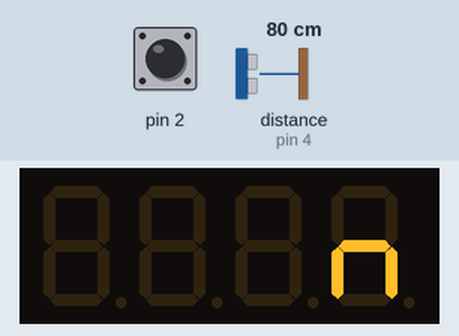
Simulated run of this sketch. Board: Arduino Uno, built with avr-gcc and run on an emulated ATmega328P. On the bench: 4-digit seven-segment display. Wiring (inferred from the names in the program): shift register (74HC595): data pin 6; shift clock pin 7; latch pin 5; 4-digit 7-segment display, segments lit when LOW: segments Q3, Q1, Q4, Q7, Q6, Q5, Q2, Q0; digit selects pin 8, pin 9, pin 10, pin 12. The test bench sets the inputs (shaded band); at power-on: distance to the obstacle (sensor on pin 4) 80 cm, pin 2 HIGH. The echo pulse lasts 58.3 µs per cm; the segment pins are drawn as the display they are named for; what the sketch prints to the serial monitor is not drawn.

Above: at 1.2 s.
1.3 s: distance to the obstacle (sensor on pin 4) set to 66 cm
2.8 s: distance to the obstacle (sensor on pin 4) set to 56 cm
At 3.7 s:
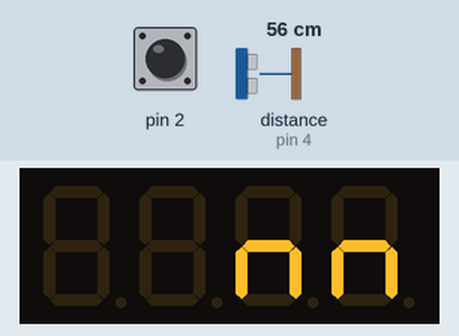
4.3 s: pin 2 pulled LOW for 0.15 s
At 4.52 s:
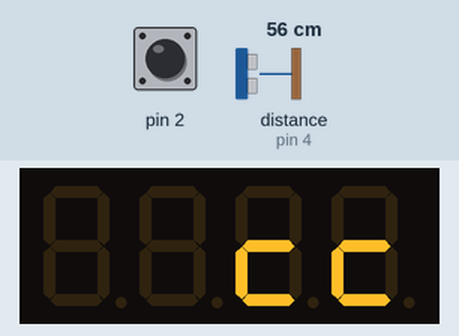
6.1 s: pin 2 pulled LOW for 3.2 s
Timing chart, 0 to 9.1 s (numbered marks = the images above; inputs shaded):
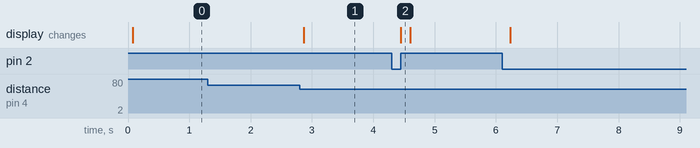

The sketch:

SonarLEDdimmer.ino
```cpp
#include <NewPing.h>

#define TRIGGER_PIN  3  // Arduino pin tied to trigger pin on the ultrasonic sensor.
#define ECHO_PIN     4  // Arduino pin tied to echo pin on the ultrasonic sensor.
#define MAX_DISTANCE 60 // Maximum distance we want to ping for (in centimeters). Maximum sensor distance is rated at 400-500cm.

NewPing sonar(TRIGGER_PIN, ECHO_PIN, MAX_DISTANCE); // NewPing setup of pins and maximum distance.

int latch = 5;
int data = 6;
int clock = 7;

int digit1=8;
int digit2=9;
int digit3=10;
int digit4=12;
int number[]={
  32, 55, 12, 6, 19, 66, 64, 39, 0, 2, 255};

int lastButtonState=0;
int diststate=0;
int count=0;
int lastcount;
void setup() {
  Serial.begin(9600);
  pinMode(2,INPUT_PULLUP);

  pinMode(latch,OUTPUT);
  pinMode(data,OUTPUT);
  pinMode(clock,OUTPUT);

  pinMode(digit1,OUTPUT);
  pinMode(digit2,OUTPUT);
  pinMode(digit3,OUTPUT);
  pinMode(digit4,OUTPUT);

  pinMode(10,OUTPUT);
}
void loop() {
  int switch1=digitalRead(2);
  delay(35);
  unsigned int uS = sonar.ping();
  int distcm = uS/ US_ROUNDTRIP_CM;
  int distin = distcm*.39;

  int brightness = map(distcm,3,50,0,255);

 // if(distcm>30|distcm==0){
 //   brightness=0;
 // }
  if(distcm>0)
  {
    analogWrite(10,brightness);
  }


Serial.print(lastcount);
Serial.println(count);


  int num1=distcm/10;
  int num2=distcm%10;

  int num3=distin/10;
  int num4=distin%10;

  if (switch1==0){
    digitalWrite(latch,0);
    shiftOut(data, clock, LSBFIRST, number[num1]);
    digitalWrite(latch,1);

    digitalWrite(digit1,1);
    digitalWrite(digit2,0);
  //  digitalWrite(digit3,0);
    digitalWrite(digit4,0);

    //delay(4);

    digitalWrite(latch,0);
    shiftOut(data, clock, LSBFIRST, number[num2]);
    digitalWrite(latch,1);

    digitalWrite(digit1,0);
    digitalWrite(digit2,1);
 //   digitalWrite(digit3,0);
    digitalWrite(digit4,0);

    //delay(4);

    digitalWrite(latch,0);
    shiftOut(data, clock, LSBFIRST, 255);
    digitalWrite(latch,1);

    digitalWrite(digit1,0);
    digitalWrite(digit2,0);
 //   digitalWrite(digit3,1);
    digitalWrite(digit4,0);

    //delay(4);

    digitalWrite(latch,0);
    shiftOut(data, clock, LSBFIRST, 220);
    digitalWrite(latch,1);

    digitalWrite(digit1,0);
    digitalWrite(digit2,0);
  //  digitalWrite(digit3,0);
    digitalWrite(digit4,1);

    //delay(4);

  }
  if(switch1==1){


    digitalWrite(latch,0);
    shiftOut(data, clock, LSBFIRST, number[num3]);
    digitalWrite(latch,1);

    digitalWrite(digit1,1);
    digitalWrite(digit2,0);
  //  digitalWrite(digit3,0);
    digitalWrite(digit4,0);

    //delay(4);

    digitalWrite(latch,0);
    shiftOut(data, clock, LSBFIRST, number[num4]);
    digitalWrite(latch,1);

    digitalWrite(digit1,0);
    digitalWrite(digit2,1);
  //  digitalWrite(digit3,0);
    digitalWrite(digit4,0);

    //delay(4);

    digitalWrite(latch,0);
    shiftOut(data, clock, LSBFIRST, 255);
    digitalWrite(latch,1);

    digitalWrite(digit1,0);
    digitalWrite(digit2,0);
  //  digitalWrite(digit3,1);
    digitalWrite(digit4,0);

    //delay(4);

    digitalWrite(latch,0);
    shiftOut(data, clock, LSBFIRST, 213);
    digitalWrite(latch,1);

    digitalWrite(digit1,0);
    digitalWrite(digit2,0);
  //  digitalWrite(digit3,0);
    digitalWrite(digit4,1);

    //delay(4);
  }


}
```

Measured:
- the behaviour switches between 61 and 60 cm on distance to the obstacle (sensor on pin 4) (found by bisection; images 0 and 1)
- after the input at 1.3 s, every drawn part: stays the same
- after the input at 2.8 s, the display: changes after 0.06 s (image 1)
- after the input at 4.3 s, the display: changes after 0.15 s (image 2)
